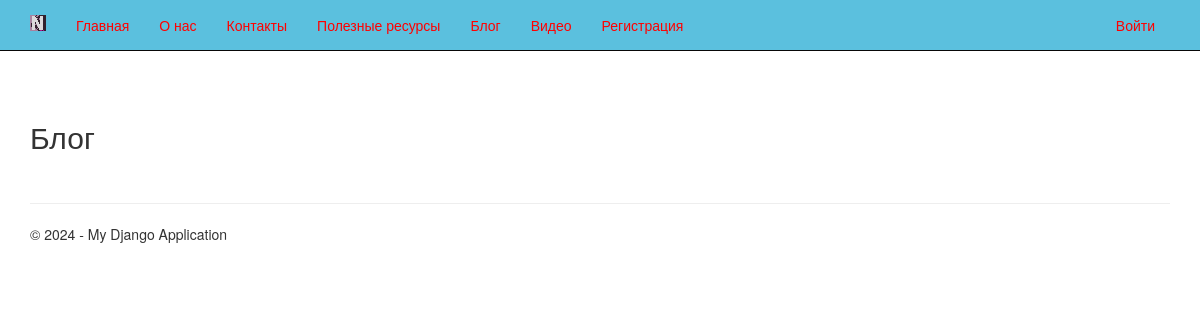
The page /blog/ on the database as committed earlier.
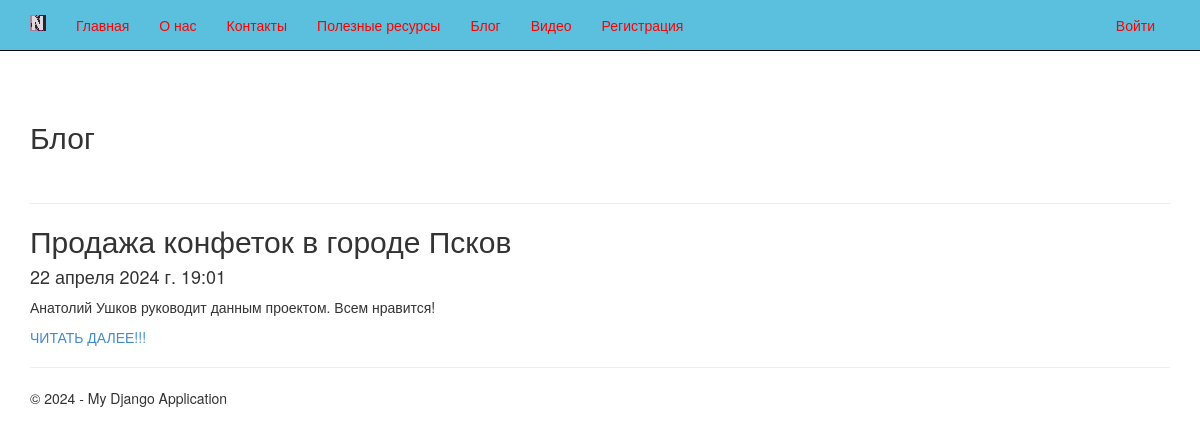
The same page on the database as committed later.
### app/models.py (models this page shows, shortened)
class Blog(models.Model):
    title = models.CharField(max_length = 100, unique_for_date = "posted", verbose_name = "Заголовок")
    description = models.TextField(verbose_name = "Краткое содержание")
    content = models.TextField(verbose_name = "Полное содержание")
    posted = models.DateTimeField(default = datetime.now(), db_index = True, verbose_name = "Опубликована")
    image = models.FileField(default = 'temp.jpg', verbose_name = "Путь к картинке")
    class Meta:
        db_table = "Posts" # иня таблицы для модели
        ordering = ["-posted"] # в порядок сортировки данных в модели ("-" означает по убыванию) verbose_name = "статья блога"
        verbose_name = "статья блога"
        verbose_name_plural = "статьи блога"

### app/views.py (the view)
# urls.py: path('blog/', views.blog, name='blog'),
def blog(request):
    posts = Blog.objects.all()
    assert isinstance(request, HttpRequest)
    return render(
        request,
        "app/blog.html",
        {
            'title':'Блог',
            'posts': posts,
            'year': datetime.now().year,
        }
    )

### app/templates/app/blog.html
﻿{% extends "app/Layout.html" %}
{% block content %}
<h2>{{ title }}</h2>
<br />
{% for post in posts %}
<hr />
<div class="">
    <h2> {{post.title}} </h2>
    <h4> {{post.posted}} </h4>
    <p> {{post.description}} </p>
    <p><a href="{% url 'blogpost' parametr=post.id %}">ЧИТАТЬ ДАЛЕЕ!!!</a></p>
</div>
{% endfor %}
{% endblock %}

### app/templates/app/layout.html (shortened to what this page needs)
<!DOCTYPE html>
<html>
<head>
    {% load staticfiles %}
    <link rel="stylesheet" type="text/css" href="{% static 'app/content/bootstrap.css' %}" />
    <link rel="stylesheet" type="text/css" href="{% static 'app/content/site.css' %}" />
</head>
<body>
    <div class="navbar navbar-inverse navbar-fixed-top">
        <div class="container">
            <div class="navbar-header">
                <a href="/" class="navbar-brand"> <img src="{% static 'app/content/favicon.ico' %}" alt="logo" /> </a>
            </div>
            <div class="navbar-collapse collapse">
                <ul class="nav navbar-nav">
                    <li><a href="{% url 'home' %}">Главная</a></li>
                    <li><a href="{% url 'about' %}">О нас</a></li>
                    <li><a href="{% url 'contact' %}">Контакты</a></li>
                    <li><a href="{% url 'links' %}">Полезные ресурсы</a></li>
                    <li><a href="{% url 'blog' %}">Блог</a></li>
                    <li><a href="{% url 'videopost' %}">Видео</a></li>
                    {% if not user.is_authenticated %}
                    <li><a href="{% url 'registration' %}">Регистрация</a></li>
                    {% endif %}
                </ul>
                {% include 'app/loginpartial.html' %}
            </div>
        </div>
    </div>
    <div class="container body-content">
{% block content %}{% endblock %}
        <hr/>
        <footer>
            <p>&copy; {{ year }} - My Django Application</p>
        </footer>
    </div>
</body>
</html>

### app/templates/app/loginpartial.html
﻿{% if user.is_authenticated %}
<form id="logoutForm" action="/logout/" method="post" class="navbar-right">
    {% csrf_token %}
    <ul class="nav navbar-nav navbar-right">
        <li><span class="navbar-brand">Привет {{ user.username }}!</span></li>
        <li><a href="javascript:document.getElementById('logoutForm').submit()">Выйти</a></li>
    </ul>
</form>
{% else %}
<ul class="nav navbar-nav navbar-right">
    <li><a href="{% url 'login' %}">Войти</a></li>
</ul>
{% endif %}

### app/static/app/content/site.css (style rules this page uses)
body { padding-top: 80px; padding-bottom: 20px; }
.body-content { padding-left: 15px; padding-right: 15px; }

Rows that differ between the two databases and show on the page:
added Blog: title "Продажа конфеток в городе Псков", posted "22 апреля 2024 г. 19:01", description "Анатолий Ушков руководит данным проектом. Всем нравится!"
